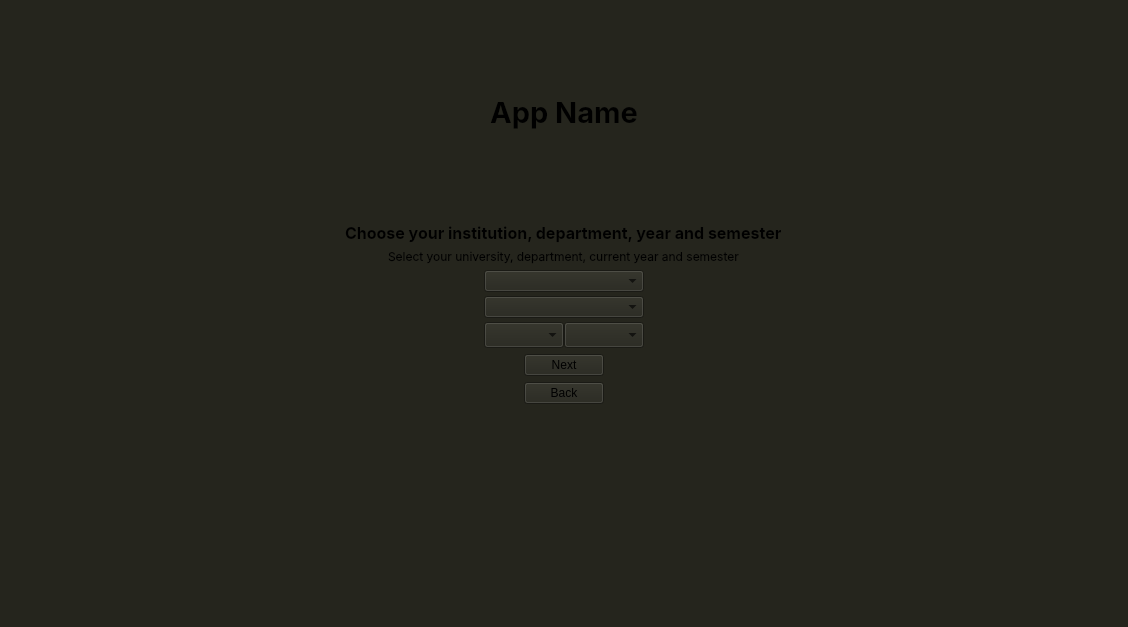
<?xml version="1.0" encoding="UTF-8"?>
<ui version="4.0">
 <class>instDeptYearSemSelection</class>
 <widget class="QWidget" name="instDeptYearSemSelection">
  <property name="geometry">
   <rect>
    <x>0</x>
    <y>0</y>
    <width>1128</width>
    <height>627</height>
   </rect>
  </property>
  <property name="windowTitle">
   <string>Form</string>
  </property>
  <property name="styleSheet">
   <string notr="true">background-color: rgb(37, 37, 29);</string>
  </property>
  <layout class="QVBoxLayout" name="verticalLayout">
   <item>
    <widget class="QLabel" name="myLabel_2">
     <property name="sizePolicy">
      <sizepolicy hsizetype="Preferred" vsizetype="Preferred">
       <horstretch>0</horstretch>
       <verstretch>1</verstretch>
      </sizepolicy>
     </property>
     <property name="font">
      <font>
       <family>Inter</family>
       <pointsize>22</pointsize>
       <bold>true</bold>
      </font>
     </property>
     <property name="text">
      <string>App Name</string>
     </property>
     <property name="alignment">
      <set>Qt::AlignmentFlag::AlignBottom|Qt::AlignmentFlag::AlignHCenter</set>
     </property>
    </widget>
   </item>
   <item alignment="Qt::AlignmentFlag::AlignVCenter">
    <widget class="QFrame" name="frame">
     <property name="sizePolicy">
      <sizepolicy hsizetype="Preferred" vsizetype="Preferred">
       <horstretch>0</horstretch>
       <verstretch>3</verstretch>
      </sizepolicy>
     </property>
     <property name="styleSheet">
      <string notr="true">QFrame
{
	border: none;
}</string>
     </property>
     <property name="frameShape">
      <enum>QFrame::Shape::StyledPanel</enum>
     </property>
     <property name="frameShadow">
      <enum>QFrame::Shadow::Raised</enum>
     </property>
     <layout class="QVBoxLayout" name="verticalLayout_2">
      <item alignment="Qt::AlignmentFlag::AlignHCenter">
       <widget class="QLabel" name="label">
        <property name="sizePolicy">
         <sizepolicy hsizetype="Maximum" vsizetype="Maximum">
          <horstretch>0</horstretch>
          <verstretch>0</verstretch>
         </sizepolicy>
        </property>
        <property name="font">
         <font>
          <family>Inter</family>
          <pointsize>12</pointsize>
          <bold>true</bold>
         </font>
        </property>
        <property name="text">
         <string>Choose your institution, department, year and semester</string>
        </property>
       </widget>
      </item>
      <item alignment="Qt::AlignmentFlag::AlignHCenter">
       <widget class="QLabel" name="label_2">
        <property name="sizePolicy">
         <sizepolicy hsizetype="Maximum" vsizetype="Maximum">
          <horstretch>0</horstretch>
          <verstretch>0</verstretch>
         </sizepolicy>
        </property>
        <property name="font">
         <font>
          <family>Inter</family>
         </font>
        </property>
        <property name="text">
         <string>Select your university, department, current year and semester</string>
        </property>
       </widget>
      </item>
      <item>
       <layout class="QGridLayout" name="gridLayout_3">
        <property name="sizeConstraint">
         <enum>QLayout::SizeConstraint::SetNoConstraint</enum>
        </property>
        <property name="horizontalSpacing">
         <number>0</number>
        </property>
        <property name="verticalSpacing">
         <number>4</number>
        </property>
        <item row="2" column="0" alignment="Qt::AlignmentFlag::AlignRight">
         <widget class="QComboBox" name="yearComboBox">
          <property name="sizePolicy">
           <sizepolicy hsizetype="Maximum" vsizetype="Fixed">
            <horstretch>0</horstretch>
            <verstretch>0</verstretch>
           </sizepolicy>
          </property>
          <property name="minimumSize">
           <size>
            <width>80</width>
            <height>26</height>
           </size>
          </property>
          <property name="maximumSize">
           <size>
            <width>80</width>
            <height>16777215</height>
           </size>
          </property>
          <property name="placeholderText">
           <string>Year</string>
          </property>
          <item>
           <property name="text">
            <string>1</string>
           </property>
          </item>
          <item>
           <property name="text">
            <string>2</string>
           </property>
          </item>
          <item>
           <property name="text">
            <string>3</string>
           </property>
          </item>
          <item>
           <property name="text">
            <string>4</string>
           </property>
          </item>
         </widget>
        </item>
        <item row="1" column="0" colspan="2" alignment="Qt::AlignmentFlag::AlignHCenter">
         <widget class="QComboBox" name="departmentComboBox">
          <property name="sizePolicy">
           <sizepolicy hsizetype="Fixed" vsizetype="Fixed">
            <horstretch>0</horstretch>
            <verstretch>0</verstretch>
           </sizepolicy>
          </property>
          <property name="minimumSize">
           <size>
            <width>160</width>
            <height>0</height>
           </size>
          </property>
          <property name="maximumSize">
           <size>
            <width>160</width>
            <height>16777215</height>
           </size>
          </property>
          <property name="currentIndex">
           <number>-1</number>
          </property>
          <property name="placeholderText">
           <string>Department</string>
          </property>
          <item>
           <property name="text">
            <string>CSE</string>
           </property>
          </item>
          <item>
           <property name="text">
            <string>EEE</string>
           </property>
          </item>
          <item>
           <property name="text">
            <string>CE</string>
           </property>
          </item>
          <item>
           <property name="text">
            <string>ME</string>
           </property>
          </item>
         </widget>
        </item>
        <item row="0" column="0" colspan="2" alignment="Qt::AlignmentFlag::AlignHCenter">
         <widget class="QComboBox" name="universityComboBox">
          <property name="sizePolicy">
           <sizepolicy hsizetype="Fixed" vsizetype="Fixed">
            <horstretch>0</horstretch>
            <verstretch>0</verstretch>
           </sizepolicy>
          </property>
          <property name="minimumSize">
           <size>
            <width>160</width>
            <height>0</height>
           </size>
          </property>
          <property name="maximumSize">
           <size>
            <width>160</width>
            <height>16777215</height>
           </size>
          </property>
          <property name="editable">
           <bool>false</bool>
          </property>
          <property name="currentText">
           <string/>
          </property>
          <property name="currentIndex">
           <number>-1</number>
          </property>
          <property name="placeholderText">
           <string>University</string>
          </property>
          <item>
           <property name="text">
            <string>RUET</string>
           </property>
          </item>
          <item>
           <property name="text">
            <string>CUET</string>
           </property>
          </item>
          <item>
           <property name="text">
            <string>KUET</string>
           </property>
          </item>
          <item>
           <property name="text">
            <string>BUET</string>
           </property>
          </item>
         </widget>
        </item>
        <item row="2" column="1" alignment="Qt::AlignmentFlag::AlignLeft">
         <widget class="QComboBox" name="semesterComboBox">
          <property name="sizePolicy">
           <sizepolicy hsizetype="Maximum" vsizetype="Fixed">
            <horstretch>0</horstretch>
            <verstretch>0</verstretch>
           </sizepolicy>
          </property>
          <property name="minimumSize">
           <size>
            <width>80</width>
            <height>26</height>
           </size>
          </property>
          <property name="maximumSize">
           <size>
            <width>80</width>
            <height>16777215</height>
           </size>
          </property>
          <property name="placeholderText">
           <string>Semester</string>
          </property>
          <item>
           <property name="text">
            <string>Odd</string>
           </property>
          </item>
          <item>
           <property name="text">
            <string>Even</string>
           </property>
          </item>
         </widget>
        </item>
       </layout>
      </item>
      <item alignment="Qt::AlignmentFlag::AlignHCenter">
       <widget class="QPushButton" name="nextBtn">
        <property name="sizePolicy">
         <sizepolicy hsizetype="Maximum" vsizetype="Fixed">
          <horstretch>0</horstretch>
          <verstretch>0</verstretch>
         </sizepolicy>
        </property>
        <property name="text">
         <string>Next</string>
        </property>
       </widget>
      </item>
      <item alignment="Qt::AlignmentFlag::AlignHCenter">
       <widget class="QPushButton" name="backBtn">
        <property name="sizePolicy">
         <sizepolicy hsizetype="Maximum" vsizetype="Fixed">
          <horstretch>0</horstretch>
          <verstretch>0</verstretch>
         </sizepolicy>
        </property>
        <property name="text">
         <string>Back</string>
        </property>
       </widget>
      </item>
     </layout>
    </widget>
   </item>
   <item>
    <widget class="QFrame" name="frame_2">
     <property name="sizePolicy">
      <sizepolicy hsizetype="Preferred" vsizetype="Preferred">
       <horstretch>0</horstretch>
       <verstretch>1</verstretch>
      </sizepolicy>
     </property>
     <property name="styleSheet">
      <string notr="true">QFrame
{
	border: none;
}</string>
     </property>
     <property name="frameShape">
      <enum>QFrame::Shape::StyledPanel</enum>
     </property>
     <property name="frameShadow">
      <enum>QFrame::Shadow::Raised</enum>
     </property>
    </widget>
   </item>
  </layout>
 </widget>
 <resources/>
 <connections/>
</ui>
